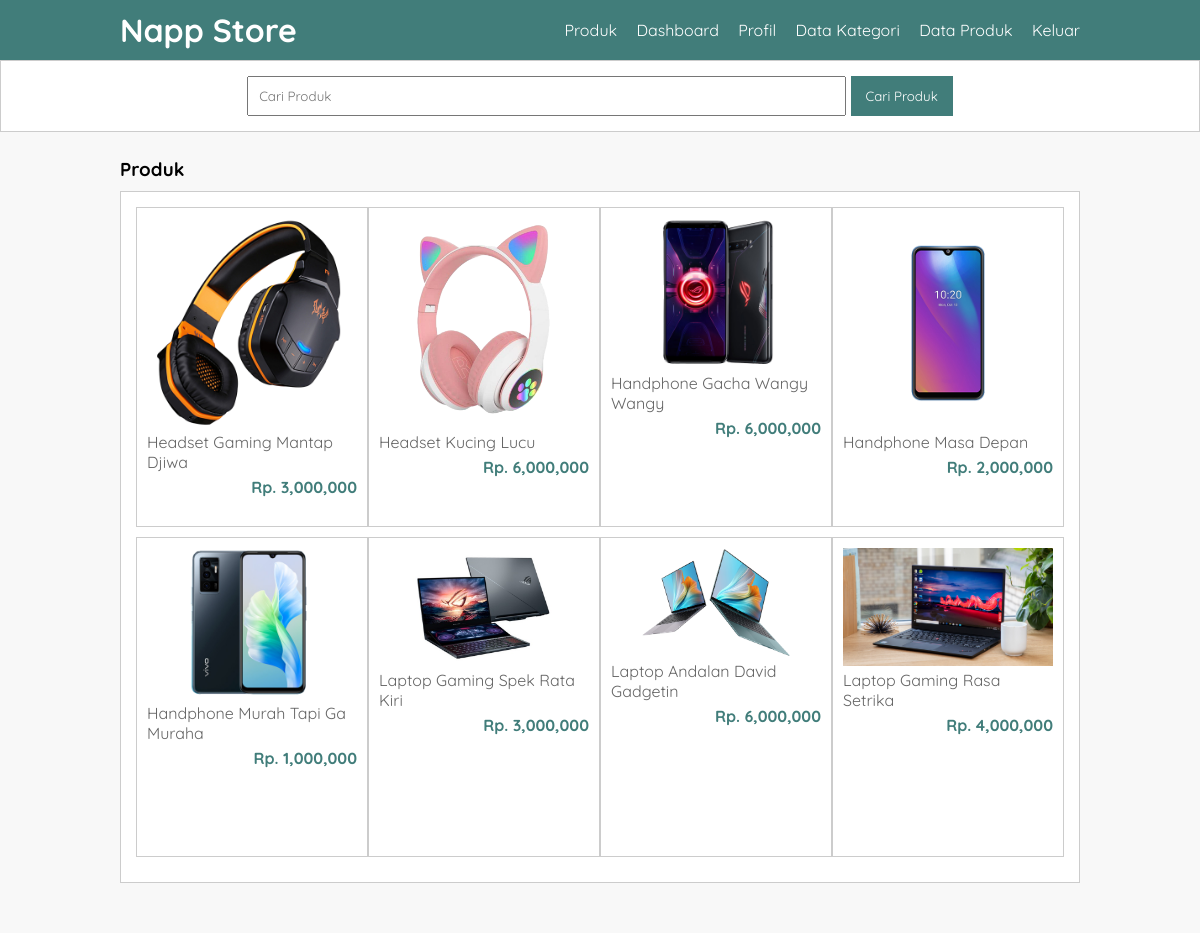
/produk.php, run on the app's committed database.
### tables this page shows
CREATE TABLE `tb_product` (
  `product_id` int(11) NOT NULL,
  `category_id` int(11) NOT NULL,
  `product_name` varchar(100) NOT NULL,
  `product_price` int(11) NOT NULL,
  `product_description` text NOT NULL,
  `product_image` varchar(100) NOT NULL,
  `product_status` tinyint(1) NOT NULL,
  `data_created` timestamp NOT NULL DEFAULT current_timestamp()
);

### produk.php (the view, shortened to what this page needs)
<?php
	include 'db.php';
?>
<!DOCTYPE html>
<html>
<head>
	<link rel="stylesheet" type="text/css" href="css/style.css">
</head>
<body>
	<header>
		<div class="container">
			<h1><a href="index.php">Napp Store</a></h1>
			<ul>
				<li><a href="produk.php">Produk</a></li>
				<li><a href="dashboard.php">Dashboard</a></li>
				<li><a href="profil.php">Profil</a></li>
				<li><a href="data-kategori.php">Data Kategori</a></li>
				<li><a href="data-produk.php">Data Produk</a></li>
				<li><a href="keluar.php">Keluar</a></li>
			</ul>
		</div>
	</header>
	<div class="search">
		<div class="container">
			<form action="produk.php">
				<input type="text" name="search" placeholder="Cari Produk" value="<?php echo $_GET['search'] ?>">
				<input type="submit" name="cari" value="Cari Produk">
			</form>
		</div>
	</div>
	<div class="section">
		<div class="container">
			<h3>Produk</h3>
			<div class="box">
				<?php
					$produk = mysqli_query($conn, "SELECT * FROM tb_product WHERE product_status = 1 $where ORDER BY product_id DESC");
					if(mysqli_num_rows($produk) > 0){
						while($p = mysqli_fetch_array($produk)){
				?>
					<a href="detail-produk.php?id=<?php echo $p['product_id'] ?>">
						<div class="col-4">
							<img src="produk/<?php echo $p['product_image'] ?>">
							<p class="nama"><?php echo substr($p['product_name'], 0, 30) ?></p>
							<p class="harga">Rp. <?php echo number_format($p['product_price']) ?></p>
						</div>
					</a>
				<?php }}else{ ?>
					<p>Produk tidak ada</p>
				<?php } ?>
			</div>
		</div>
	</div>
</body>
</html>

### css/style.css (style rules this page uses)
* { padding:0; margin:0; font-family: 'Quicksand', sans-serif; }
body { background-color: #f8f8f8; }
a { color: inherit; text-decoration: none; }
header { background-color: #417D7A; color: #fff; }
header h1 { float: left; padding:10px 0; }
header ul { float: right; }
header ul li { display: inline-block; }
header ul li a { padding:20px 0 20px 15px; display: inline-block; }
.container { width: 80%; margin:0 auto; }
.container:after { content: ''; display: block; clear: both; }
.section { padding:25px 0; }
.box { background-color: #fff; border:1px solid #ccc; padding:15px; box-sizing: border-box; margin:10px 0 25px 0; }
.box:after { content: ''; display: block; clear: both; }
.search { padding:15px 0; background-color: #fff; border:1px solid #ccc; text-align: center; }
.search input[type=text] { width: 60%; padding:10px; }
.search input[type=submit] { padding:12px 15px; background-color: #417D7A; color:#fff; border:none; cursor: pointer; }
.col-4 { width:25%; height: 320px; border:1px solid #ccc; float: left; padding:10px; box-sizing: border-box; margin-bottom: 10px; }
.col-4 img { width: 100%; }
.col-4 .nama { color: #666; margin-bottom: 5px; }
.col-4 .harga { font-weight: bold; color:#417D7A; float: right; }

### data on the page
tb_product: product_image (picture), product_name "Headset Gaming Mantap Djiwa", product_price "3,000,000"
tb_product: product_image (picture), product_name "Headset Kucing Lucu", product_price "6,000,000"
tb_product: product_image (picture), product_name "Handphone Gacha Wangy Wangy", product_price "6,000,000"
tb_product: product_image (picture), product_name "Handphone Masa Depan", product_price "2,000,000"
tb_product: product_image (picture), product_name "Handphone Murah Tapi Ga Muraha", product_price "1,000,000"
tb_product: product_image (picture), product_name "Laptop Gaming Spek Rata Kiri", product_price "3,000,000"
tb_product: product_image (picture), product_name "Laptop Andalan David Gadgetin", product_price "6,000,000"
tb_product: product_image (picture), product_name "Laptop Gaming Rasa Setrika", product_price "4,000,000"
